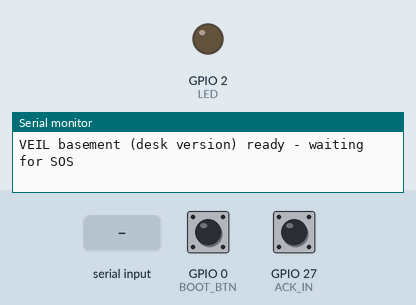
Bench run of a sketch on a simulated ESP32. Parts: output pins drawn as LEDs (lit = HIGH), the last lines printed to the serial monitor. Dashed ring = blinking. Inputs (shaded band) come from the test bench; at power-on: GPIO 0 (BOOT_BTN) HIGH, GPIO 27 (ACK_IN) HIGH.

Above: at 1.5 s.
1.6 s: "t" received over Serial
At 1.87 s:
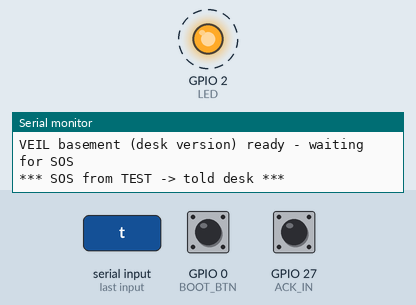
4.6 s: GPIO 0 (BOOT_BTN) pulled LOW for 0.15 s
At 7.5 s:
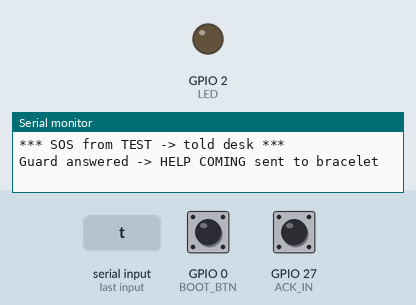
Timing chart, 0 to 13.5 s (numbered marks = the images above; inputs shaded):
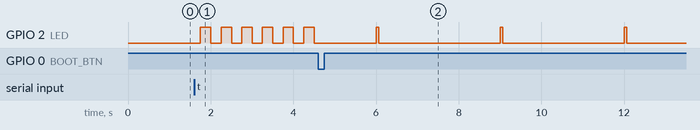

Measured:
- after the input at 4.6 s, GPIO 2 (LED): alternates HIGH for 0.06 s and LOW for 2.9 s, starting after 1.4 s
- by itself, GPIO 2 (LED): alternates HIGH for 0.25 s and LOW for 0.25 s

The sketch:

veil_basement_desk.ino
```cpp
// VEIL BASEMENT -> DESK  (ESP32 WROOM-32, board "ESP32 Dev Module")
// Powered from the Arduino (Arduino 5V -> ESP VIN, GND -> GND)
// Radio SOS heard -> tells the Arduino over ONE wire (GPIO17 -> Arduino A1, 9600 baud)
//   sends every 1 s:  "IDLE"  or  "SOS 1" (keychain) / "SOS 2" (bracelet)   (= heartbeat too)
// Guard presses Arduino button -> Arduino pulls GPIO27 LOW -> HELP COMING sent to bracelet, "ACK" to Arduino
// ESP BOOT button also works as guard button. Serial 115200: t = fake SOS, a = answer
#include <WiFi.h>
#include <esp_now.h>
#include <esp_wifi.h>

#define CHANNEL 1
const int DESK_TX = 17, DESK_RX = 16, ACK_IN = 27, LED = 2, BOOT_BTN = 0;

typedef struct { uint8_t magic, type, id, count; } Msg;
uint8_t BCAST[6] = {0xFF,0xFF,0xFF,0xFF,0xFF,0xFF};

volatile bool gotSOS = false; volatile uint8_t sosId = 0;
bool alarmOn = false; uint8_t alarmId = 0;
unsigned long ackTime = 0, lastTell = 0;

void onPacket(const uint8_t *d, int len) {
  if (len == sizeof(Msg) && d[0] == 'V' && d[1] == 1) { sosId = d[2]; gotSOS = true; }
}
#if ESP_ARDUINO_VERSION_MAJOR >= 3
void onRecv(const esp_now_recv_info_t *i, const uint8_t *d, int len) { onPacket(d, len); }
#else
void onRecv(const uint8_t *mac, const uint8_t *d, int len) { onPacket(d, len); }
#endif

void tellDesk() {
  lastTell = millis();
  if (alarmOn) { Serial2.print("SOS "); Serial2.println(alarmId); }
  else Serial2.println("IDLE");
}
void startAlarm(uint8_t id) {
  if (alarmOn || (ackTime && millis() - ackTime < 3000)) return;   // ignore leftover repeats
  alarmOn = true; alarmId = id;
  Serial.printf("*** SOS from %s -> told desk ***\n", id == 1 ? "KEYCHAIN" : id == 2 ? "BRACELET" : "TEST");
  tellDesk();
}
void ackAlarm() {
  alarmOn = false; ackTime = millis(); digitalWrite(LED, LOW);
  for (uint8_t i = 0; i < 5; i++) { Msg m = {'V', 2, alarmId, i}; esp_now_send(BCAST, (uint8_t *)&m, sizeof(m)); delay(20); }
  Serial2.println("ACK");
  Serial.println("Guard answered -> HELP COMING sent to bracelet");
  delay(200); tellDesk();
}

void setup() {
  pinMode(LED, OUTPUT); pinMode(ACK_IN, INPUT_PULLUP); pinMode(BOOT_BTN, INPUT_PULLUP);
  Serial.begin(115200); delay(300);
  Serial2.begin(9600, SERIAL_8N1, DESK_RX, DESK_TX);
  WiFi.mode(WIFI_STA); WiFi.disconnect();
  esp_wifi_set_channel(CHANNEL, WIFI_SECOND_CHAN_NONE);
  if (esp_now_init() != ESP_OK) { Serial.println("ESP-NOW FAILED"); return; }
  esp_now_peer_info_t p = {}; memcpy(p.peer_addr, BCAST, 6); p.channel = CHANNEL; p.encrypt = false;
  esp_now_add_peer(&p); esp_now_register_recv_cb(onRecv);
  Serial.println("VEIL basement (desk version) ready - waiting for SOS");
}

void loop() {
  if (gotSOS) { gotSOS = false; startAlarm(sosId); }
  if (Serial.available()) { char c = Serial.read(); if (c == 't') startAlarm(9); if (c == 'a' && alarmOn) ackAlarm(); }

  if (alarmOn) {
    digitalWrite(LED, (millis() / 250) % 2);
    if (digitalRead(ACK_IN) == LOW || digitalRead(BOOT_BTN) == LOW) {
      delay(50);
      if (digitalRead(ACK_IN) == LOW || digitalRead(BOOT_BTN) == LOW) ackAlarm();
    }
  } else digitalWrite(LED, (millis() % 3000) < 60);

  if (millis() - lastTell > 1000) tellDesk();   // heartbeat: Arduino knows the wire is OK
  delay(5);
}
```
